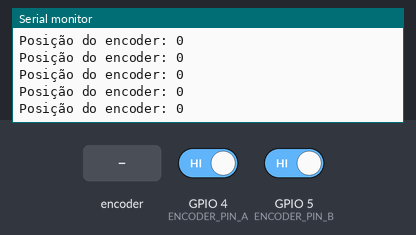
Recording of a sketch running on a simulated ESP32-S3. Shown: the last lines printed to the serial monitor. Inputs (shaded band) come from the test bench; at power-on: GPIO 4 (ENCODER_PIN_A) HIGH, GPIO 5 (ENCODER_PIN_B) HIGH.

Above: at 1.2 s.
1.3 s: rotary encoder on GPIO 4 (ENCODER_PIN_A) / GPIO 5 (ENCODER_PIN_B) turned 1 step (first pin leading)
At 1.31 s:
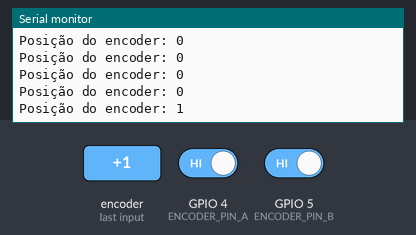
3.0 s: rotary encoder on GPIO 4 (ENCODER_PIN_A) / GPIO 5 (ENCODER_PIN_B) turned 1 step (first pin leading)
At 3.01 s:
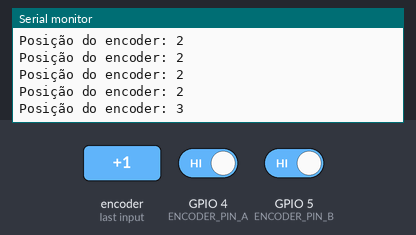
Timing chart, 0 to 6.0 s (numbered marks = the images above; inputs shaded):
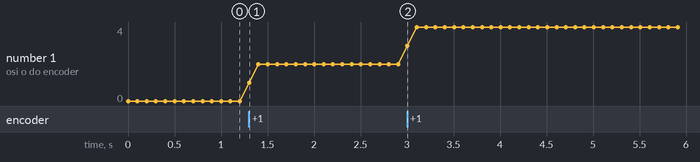

The sketch:

esp32s3n16r8_encoder_funcional.ino
```cpp
//#include <Arduino.h>

#define ENCODER_PIN_A 4   // Pino para canal A do encoder
//leve en consideração a tensão de alimentação do encoder o minimo é 5v pode não ser estavel
#define ENCODER_PIN_B 5   // Pino para canal B do encoder

volatile int encoderValue = 0;  // Variável para armazenar o valor do encoder
volatile bool aLastState;       // Variável para armazenar o último estado do pino A

// Função de interrupção para ler o encoder
void IRAM_ATTR readEncoder() {
  bool aState = digitalRead(ENCODER_PIN_A);  // Lê o estado atual do pino A
  bool bState = digitalRead(ENCODER_PIN_B);  // Lê o estado atual do pino B

  // Verifica se o estado do pino A mudou
  if (aState != aLastState) {
    // Se o estado do pino B for diferente do pino A, incrementa o valor do encoder
    if (bState != aState) {
      encoderValue++;
    } else {
      // Caso contrário, decrementa o valor do encoder
      encoderValue--;
    }
  }
  // Atualiza o último estado do pino A
  aLastState = aState;
}

void setup() {
  Serial.begin(115200);  // Inicia a comunicação serial

  // Configura os pinos do encoder como entradas com pull-up interno
  pinMode(ENCODER_PIN_A, INPUT_PULLUP);
  pinMode(ENCODER_PIN_B, INPUT_PULLUP);

  // Configura a interrupção no pino A do encoder
  attachInterrupt(digitalPinToInterrupt(ENCODER_PIN_A), readEncoder, CHANGE);

  // Lê o estado inicial do pino A
  aLastState = digitalRead(ENCODER_PIN_A);

  Serial.println("Encoder pronto para uso.");
}

void loop() {
  // Exibe o valor do encoder no monitor serial
  Serial.print("Posição do encoder: ");
  Serial.println(encoderValue);
  delay(100);  // Pequeno delay para evitar sobrecarregar o monitor serial
}
```

Measured:
- after the input at 1.3 s, the serial monitor: prints a new line at once (image 1)
- after the input at 3.0 s, the serial monitor: prints a new line at once (image 2)
- plotted number 1: 0 → 2 after the input at 1.3 s, 2 → 4 after the input at 3.0 s
